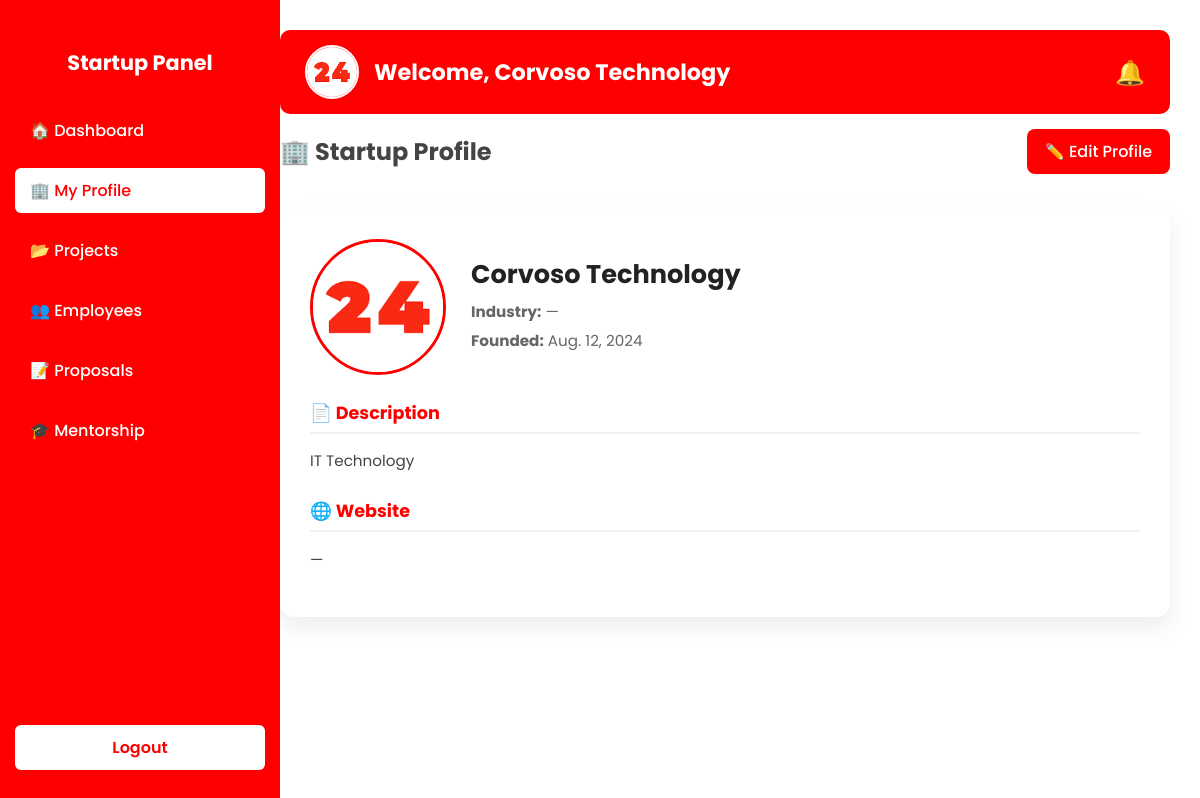
/startup/profile/ (signed in), run on an earlier commit of the app's database.
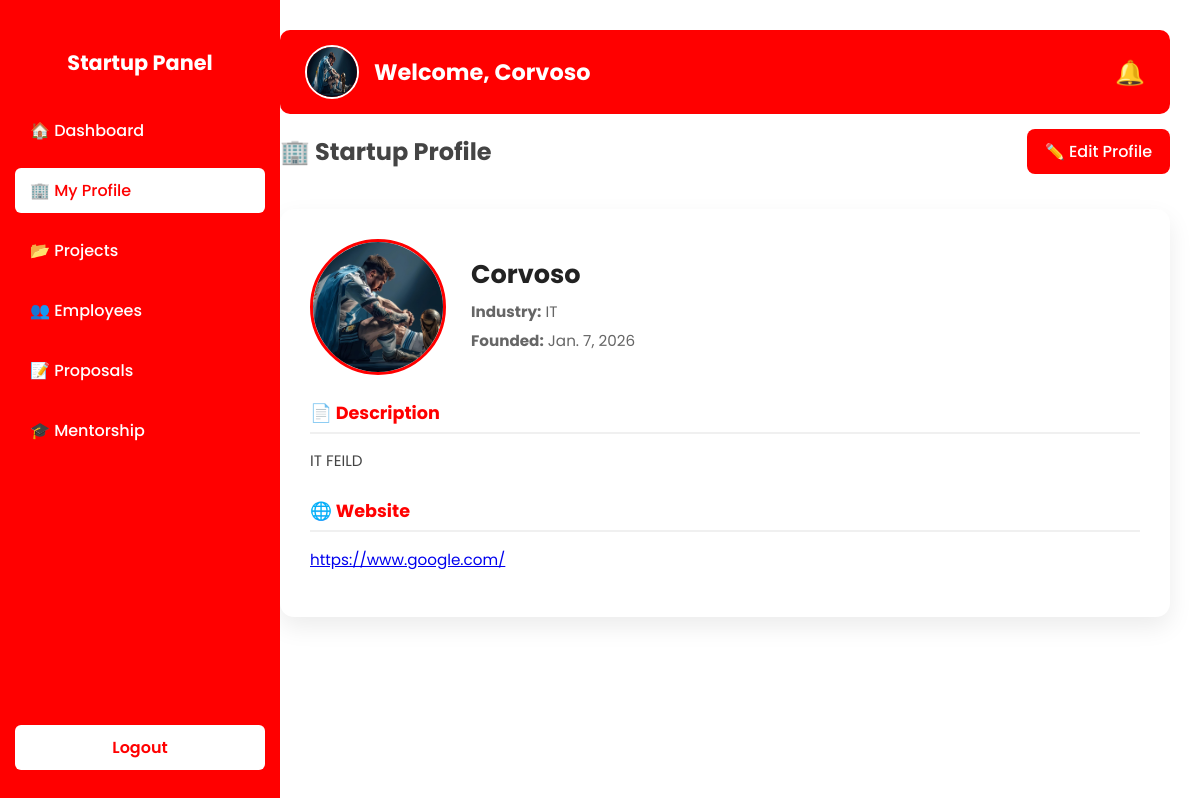
And on a later commit of the database.
### startup/models.py (models this page shows, shortened)
class StartupProfile(models.Model):
    user = models.OneToOneField(CustomUser, on_delete=models.CASCADE, related_name="startup_profile")
    startup_name = models.CharField(max_length=100)
    description = models.TextField(blank=True, null=True)
    website = models.URLField(blank=True, null=True)
    founded_date = models.DateField(blank=True, null=True)
    industry = models.CharField(max_length=100, blank=True, null=True)
    logo = models.ImageField(upload_to='startup_logos/', blank=True, null=True)  # changed to ImageField

### startup/views.py (the view)
# urls.py: path('profile/', views.profile_detail, name='stprofile_detail'),
@login_required
def profile_detail(request):
    profile = request.user.startup_profile
    return render(request, 'sprofile_detail.html', {'profile': profile})

### startup/templates/sprofile_detail.html (shortened to what this page needs)
{% extends "base_startup.html" %}
{% load static %}
{% block content %}
<div class="profile-container">
    <div class="profile-header">
        <h2>🏢 Startup Profile</h2>
        <a href="{% url 'startup:sprofile_edit' %}" class="edit-btn">
            ✏️ Edit Profile
        </a>
    </div>
    <div class="profile-card">
        <div class="profile-top">
            {% if profile.logo %}
                <img src="{{ profile.logo.url }}" class="profile-logo">
            {% else %}
                <img src="{% static 'images/logo.png' %}" class="profile-logo">
            {% endif %}
            <div class="profile-info">
                <h3>{{ profile.startup_name }}</h3>
                <p><strong>Industry:</strong> {{ profile.industry|default:"—" }}</p>
                <p><strong>Founded:</strong> {{ profile.founded_date|default:"—" }}</p>
            </div>
        </div>
        <div class="profile-section">
            <h4>📄 Description</h4>
            <p>{{ profile.description|default:"No description provided." }}</p>
        </div>
        <div class="profile-section">
            <h4>🌐 Website</h4>
            {% if profile.website %}
                <p>
                    <a href="{{ profile.website }}" target="_blank">
                        {{ profile.website }}
                    </a>
                </p>
            {% else %}
                <p>—</p>
            {% endif %}
        </div>
    </div>
</div>
{% endblock %}

### startup/templates/base_startup.html (shortened to what this page needs)
{% load static %}
<!DOCTYPE html>
<html lang="en">
<head>
</head>
<body>
    <nav class="sidebar">
        <div>
            <h2>Startup Panel</h2>
            <ul>
                <li>
                    <a href="{% url 'startup:startup_dashboard' %}"
                    class="{% if request.path == '/startup/dashboard/' or request.path == '/startup/dashboard/' %}active{% endif %}">🏠 Dashboard</a>
                </li>
                <li>
                <a href="{% url 'startup:stprofile_detail' %}"
                class="{% if '/startup/profile/' in request.path %}active{% endif %}">
                🏢 My Profile
                </a>
                </li>
                <li>
                    <a href="{% url 'startup:startup_projects' %}"
                        class="{% if '/startup/projects/' in request.path %}active{% endif %}">📂 Projects</a>
                </li>
                <li>
                    <a href="{% url 'startup:startup_employees' %}"
                        class="{% if '/startup/employees/' in request.path %}active{% endif %}">👥 Employees</a>
                </li>
                <li>
                    <a href="{% url 'startup:project_proposals' %}"
                        class="{% if '/startup/proposals/' in request.path %}active{% endif %}">📝 Proposals</a>
                </li>
                <li>
                    <a href="{% url 'startup:startup_sessions' %}"
                        class="{% if '/startup/sessions/' in request.path %}active{% endif %}">🎓 Mentorship</a>
                </li>
            </ul>
        </div>
        <div class="logout">
            <a href="{% url 'logout' %}">Logout</a>
        </div>
    </nav>
    <div class="main-content">
        <header>
            <div class="header-left">
                {% if profile.logo %}
                    <img src="{{ profile.logo.url }}" alt="Logo">
                {% else %}
                    <img src="{% static 'images/logo.png' %}" alt="Logo">
                {% endif %}
                <h1>Welcome, {{ profile.startup_name }}</h1>
            </div>
            <div class="header-right notification">
                🔔
            </div>
        </header>
        {% block content %}{% endblock %}
    </div>
</body>
</html>

What changed in the data, as far as the page shows it:
changed StartupProfile: logo: a different picture; startup_name "Corvoso Technology" → "Corvoso"; industry "—" → "IT"; founded_date "Aug. 12, 2024" → "Jan. 7, 2026"; description "IT Technology" → "IT FEILD"; website (not shown) → "https://www.google.com/"
